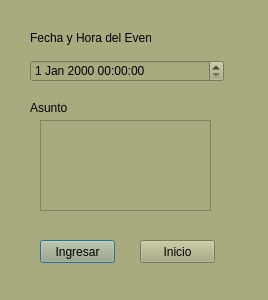
<?xml version="1.0" encoding="UTF-8"?>
<ui version="4.0">
 <class>agenmaestros</class>
 <widget class="QDialog" name="agenmaestros">
  <property name="geometry">
   <rect>
    <x>0</x>
    <y>0</y>
    <width>268</width>
    <height>300</height>
   </rect>
  </property>
  <property name="windowTitle">
   <string>Dialog</string>
  </property>
  <property name="styleSheet">
   <string notr="true">background-color: rgb(170, 170, 127);</string>
  </property>
  <widget class="QLabel" name="label">
   <property name="geometry">
    <rect>
     <x>30</x>
     <y>30</y>
     <width>121</width>
     <height>16</height>
    </rect>
   </property>
   <property name="text">
    <string>Fecha y Hora del Evento</string>
   </property>
  </widget>
  <widget class="QDateTimeEdit" name="dateTimeEdit">
   <property name="geometry">
    <rect>
     <x>30</x>
     <y>60</y>
     <width>194</width>
     <height>22</height>
    </rect>
   </property>
  </widget>
  <widget class="QLabel" name="label_2">
   <property name="geometry">
    <rect>
     <x>30</x>
     <y>100</y>
     <width>47</width>
     <height>16</height>
    </rect>
   </property>
   <property name="text">
    <string>Asunto</string>
   </property>
  </widget>
  <widget class="QTextEdit" name="textEdit">
   <property name="geometry">
    <rect>
     <x>40</x>
     <y>120</y>
     <width>171</width>
     <height>91</height>
    </rect>
   </property>
  </widget>
  <widget class="QPushButton" name="pushButton">
   <property name="geometry">
    <rect>
     <x>40</x>
     <y>240</y>
     <width>75</width>
     <height>23</height>
    </rect>
   </property>
   <property name="text">
    <string>Ingresar</string>
   </property>
  </widget>
  <widget class="QPushButton" name="pushButton_2">
   <property name="geometry">
    <rect>
     <x>140</x>
     <y>240</y>
     <width>75</width>
     <height>23</height>
    </rect>
   </property>
   <property name="text">
    <string>Inicio</string>
   </property>
  </widget>
 </widget>
 <resources/>
 <connections/>
</ui>
